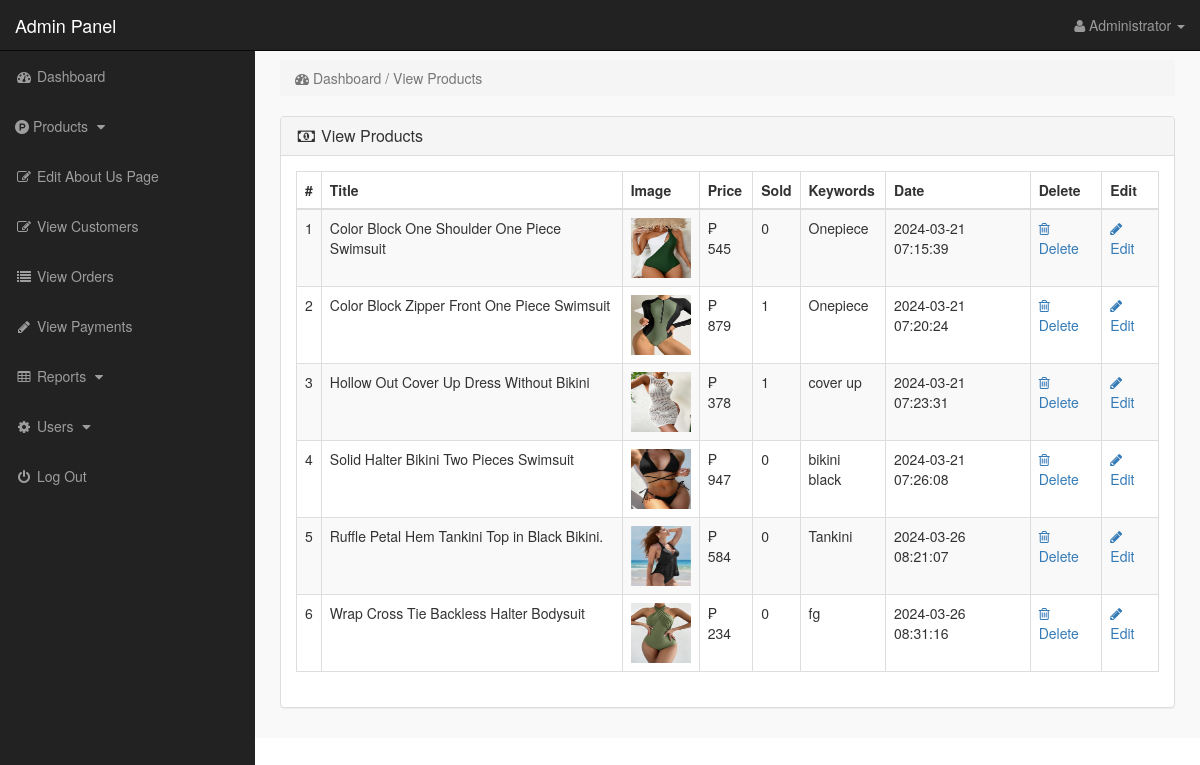
The page /admin_area/index.php?view_products (signed in) on the database as committed earlier.
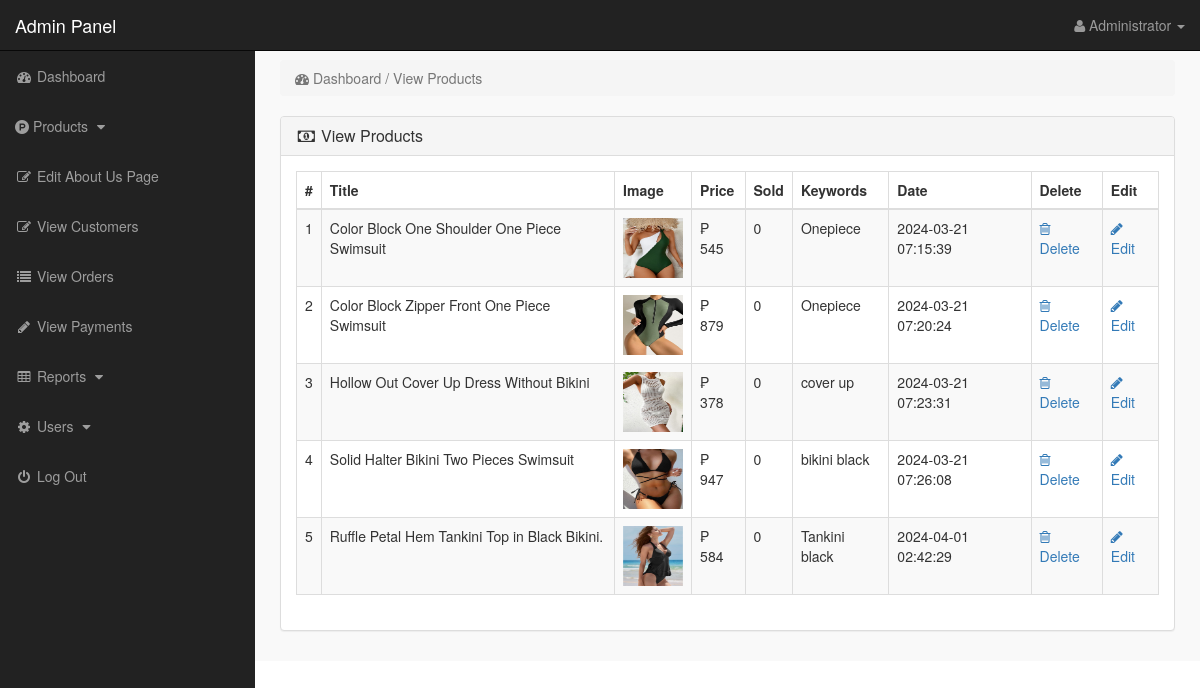
The same page on the database as committed later.
### tables this page shows
CREATE TABLE `products` (
  `product_id` int(10) NOT NULL,
  `p_cat_id` int(10) DEFAULT NULL,
  `cat_id` int(10) DEFAULT NULL,
  `manufacturer_id` int(10) DEFAULT NULL,
  `date` timestamp NOT NULL DEFAULT current_timestamp() ON UPDATE current_timestamp(),
  `product_title` text NOT NULL,
  `product_url` text NOT NULL,
  `product_img1` text NOT NULL,
  `product_img2` text NOT NULL,
  `product_img3` text NOT NULL,
  `product_price` int(10) NOT NULL,
  `product_psp_price` int(100) NOT NULL,
  `product_desc` text NOT NULL,
  `product_features` text DEFAULT NULL,
  `product_video` text DEFAULT NULL,
  `product_keywords` text NOT NULL,
  `product_label` text DEFAULT NULL,
  `status` varchar(255) NOT NULL
);

### admin_area/view_products.php (the view)
<?php
if(!isset($_SESSION['admin_email'])){
echo "<script>window.open('login.php','_self')</script>";
}
else {
?>
<div class="row">
<div class="col-lg-12" >
<ol class="breadcrumb" >
<li class="active" >
<i class="fa fa-dashboard"></i> Dashboard / View Products
</li>
</ol>
</div>
</div>
<div class="row" >
<div class="col-lg-12" >
<div class="panel panel-default" >
<div class="panel-heading" >
<h3 class="panel-title" >
<i class="fa fa-money fa-fw" ></i> View Products
</h3>
</div>
<div class="panel-body" >
<div class="table-responsive" >
<table class="table table-bordered table-hover table-striped" >
<thead>
<tr>
<th>#</th>
<th>Title</th>
<th>Image</th>
<th>Price</th>
<th>Sold</th>
<th>Keywords</th>
<th>Date</th>
<th>Delete</th>
<th>Edit</th>
</tr>
</thead>
<tbody>
<?php
$i = 0;
$get_pro = "select * from products where status='product'";
$run_pro = mysqli_query($con,$get_pro);
while($row_pro=mysqli_fetch_array($run_pro)){
$pro_id = $row_pro['product_id'];
$pro_title = $row_pro['product_title'];
$pro_image = $row_pro['product_img1'];
$pro_price = $row_pro['product_price'];
$pro_keywords = $row_pro['product_keywords'];
$pro_date = $row_pro['date'];
$i++;
?>
<tr>
<td><?php echo $i; ?></td>
<td><?php echo $pro_title; ?></td>
<td><img src="product_images/<?php echo $pro_image; ?>" width="60" height="60"></td>
<td>₱ <?php echo $pro_price; ?></td>
<td>
<?php
$get_sold = "select * from pending_orders where product_id='$pro_id'";
$run_sold = mysqli_query($con,$get_sold);
$count = mysqli_num_rows($run_sold);
echo $count;
?>
</td>
<td> <?php echo $pro_keywords; ?> </td>
<td><?php echo $pro_date; ?></td>
<td>
<a href="index.php?delete_product=<?php echo $pro_id; ?>">
<i class="fa fa-trash-o"> </i> Delete
</a>
</td>
<td>
<a href="index.php?edit_product=<?php echo $pro_id; ?>">
<i class="fa fa-pencil"> </i> Edit
</a>
</td>
</tr>
<?php } ?>
</tbody>
</table>
</div>
</div>
</div>
</div>
</div>
<?php } ?>

### admin_area/includes/sidebar.php (shortened to what this page needs)
<?php
if(!isset($_SESSION['admin_email'])){
echo "<script>window.open('login.php','_self')</script>";
}
else {
?>
<nav class="navbar navbar-inverse navbar-fixed-top" >
<div class="navbar-header" >
<a class="navbar-brand" href="index.php?dashboard" >Admin Panel</a>
</div>
<ul class="nav navbar-right top-nav" >
<li class="dropdown" >
<a href="#" class="dropdown-toggle" data-toggle="dropdown" >
<i class="fa fa-user" ></i>
<?php echo $admin_name; ?> <b class="caret" ></b>
</a>
</li>
</ul>
<div class="collapse navbar-collapse navbar-ex1-collapse">
<ul class="nav navbar-nav side-nav">
<li>
<a href="index.php?dashboard">
<i class="fa fa-fw fa-dashboard"></i> Dashboard
</a>
</li>
<li>
<a href="#" data-toggle="collapse" data-target="#products">
<i class="fa fa-product-hunt" aria-hidden="true"></i> Products
<i class="fa fa-fw fa-caret-down"></i>
</a>
</li>
<li>
<a href="index.php?edit_about_us">
<i class="fa fa-fw fa-edit"></i> Edit About Us Page
</a>
</li>
<li>
<a href="index.php?view_customers">
<i class="fa fa-fw fa-edit"></i> View Customers
</a>
</li>
<li>
<a href="index.php?view_orders">
<i class="fa fa-fw fa-list"></i> View Orders
</a>
</li>
<li>
<a href="index.php?view_payments">
<i class="fa fa-fw fa-pencil"></i> View Payments
</a>
</li>
<li>
<a href="#" data-toggle="collapse" data-target="#print">
<i class="fa fa-fw fa-table"></i> Reports
<i class="fa fa-fw fa-caret-down"></i>
</a>
</li>
<li>
<a href="#" data-toggle="collapse" data-target="#users">
<i class="fa fa-fw fa-gear"></i> Users
<i class="fa fa-fw fa-caret-down"></i>
</a>
</li>
<li>
<a href="logout.php">
<i class="fa fa-fw fa-power-off"></i> Log Out
</a>
</li>
</ul>
</div>
</nav>
<?php } ?>

Rows that differ between the two databases and show on the page:
removed products: product_title "Wrap Cross Tie Backless Halter Bodysuit", product_img1 (picture), product_price "234", count "0", product_keywords "fg", date "2024-03-26 08:31:16"
computed for products "Color Block Zipper Front One Piece Swimsuit": count "1" → "0"
computed for products "Hollow Out Cover Up Dress Without Bikini": count "1" → "0"
changed products "Ruffle Petal Hem Tankini Top in Black Bikini.": product_keywords "Tankini" → "Tankini black"; date "2024-03-26 08:21:07" → "2024-04-01 02:42:29"
